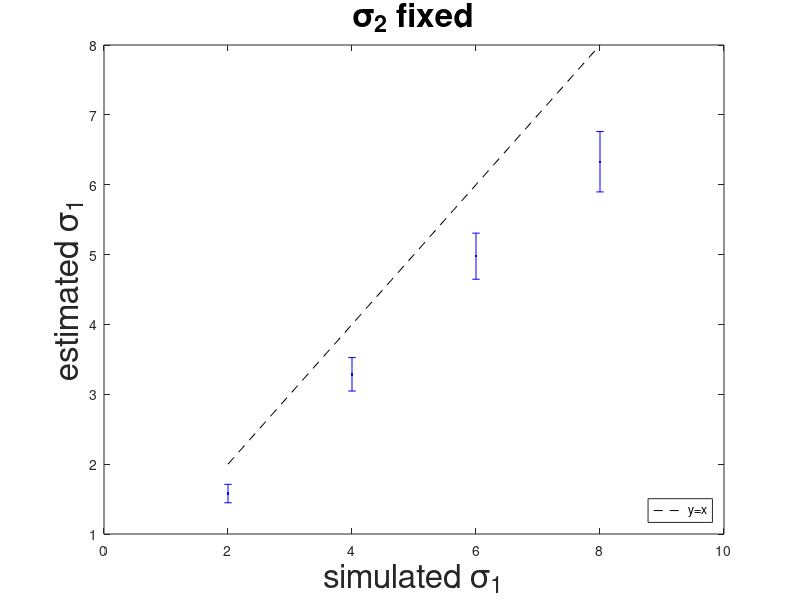
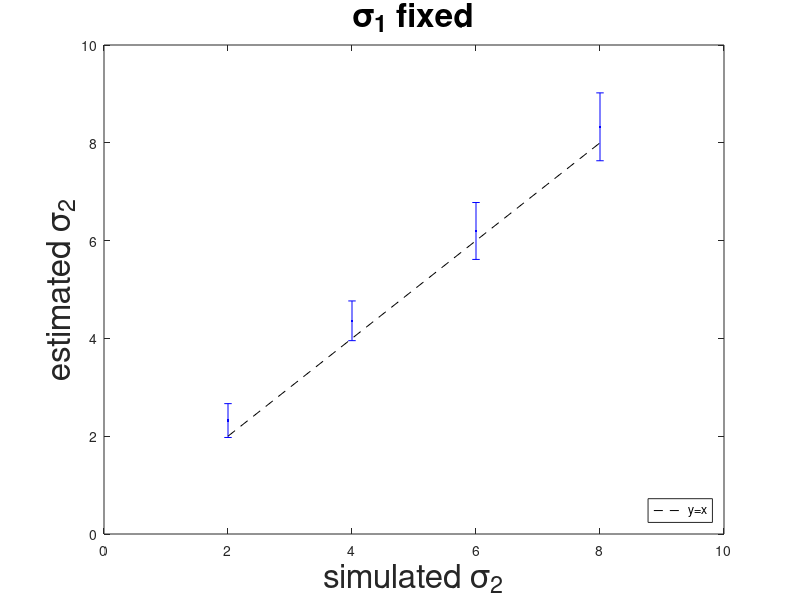
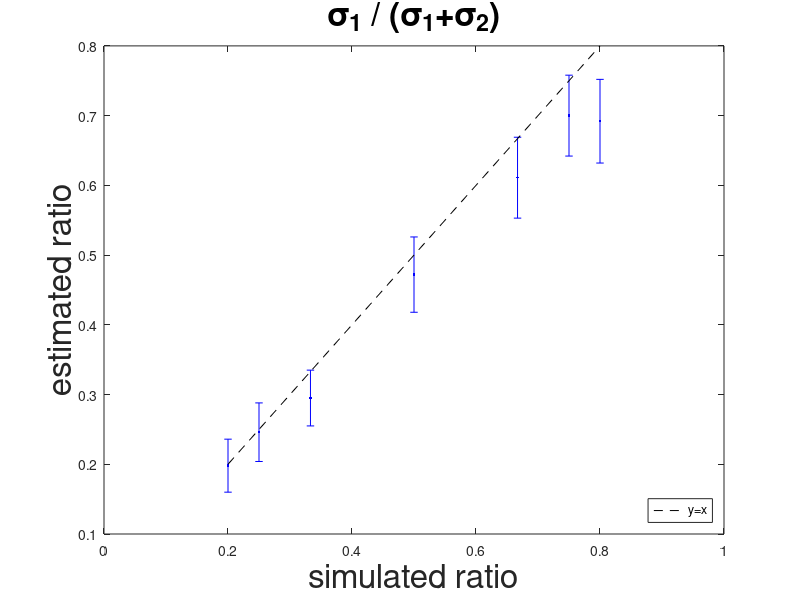

These charts were generated, in order, by the following MATLAB code:
p1 = [2.0 1.579 0.066;
      4.0 3.286 0.120;
      6.0 4.977 0.165;
      8.0 6.329 0.216];
figure;
errorbar(p1(:,1), p1(:,2), 2*p1(:,3), 'b.'); hold on;
h = plot(p1(:,1), p1(:,1), 'k--');
xlabel('simulated \sigma_1', 'fontsize', 24);
ylabel('estimated \sigma_1', 'fontsize', 24);
legend(h, 'y=x', 'location', 'southeast');
title('\sigma_2 fixed', 'fontsize', 24);
print('s2_fixed','-depsc','-r0');

p2 = [2.0 2.320 0.173;
      4.0 4.360 0.203;
      6.0 6.197 0.291;
      8.0 8.327 0.347];
figure;
errorbar(p2(:,1), p2(:,2), 2*p2(:,3), 'b.'); hold on;
h = plot(p2(:,1), p2(:,1), 'k--');
xlabel('simulated \sigma_2', 'fontsize', 24);
ylabel('estimated \sigma_2', 'fontsize', 24);
legend(h, 'y=x', 'location', 'southeast');
title('\sigma_1 fixed', 'fontsize', 24);
print('s1_fixed','-depsc','-r0');

p3 = [0.200 0.198 0.019;
      0.250 0.246 0.021;
      0.333 0.295 0.020;
      0.500 0.472 0.027;
      0.667 0.611 0.029;
      0.750 0.700 0.029;
      0.800 0.692 0.030];
figure;
errorbar(p3(:,1), p3(:,2), 2*p3(:,3), 'b.'); hold on;
h = plot(p3(:,1), p3(:,1), 'k--');
xlabel('simulated ratio', 'fontsize', 24);
ylabel('estimated ratio', 'fontsize', 24);
legend(h, 'y=x', 'location', 'southeast');
title('\sigma_1 / (\sigma_1+\sigma_2)', 'fontsize', 24);
print('ratio','-depsc','-r0');